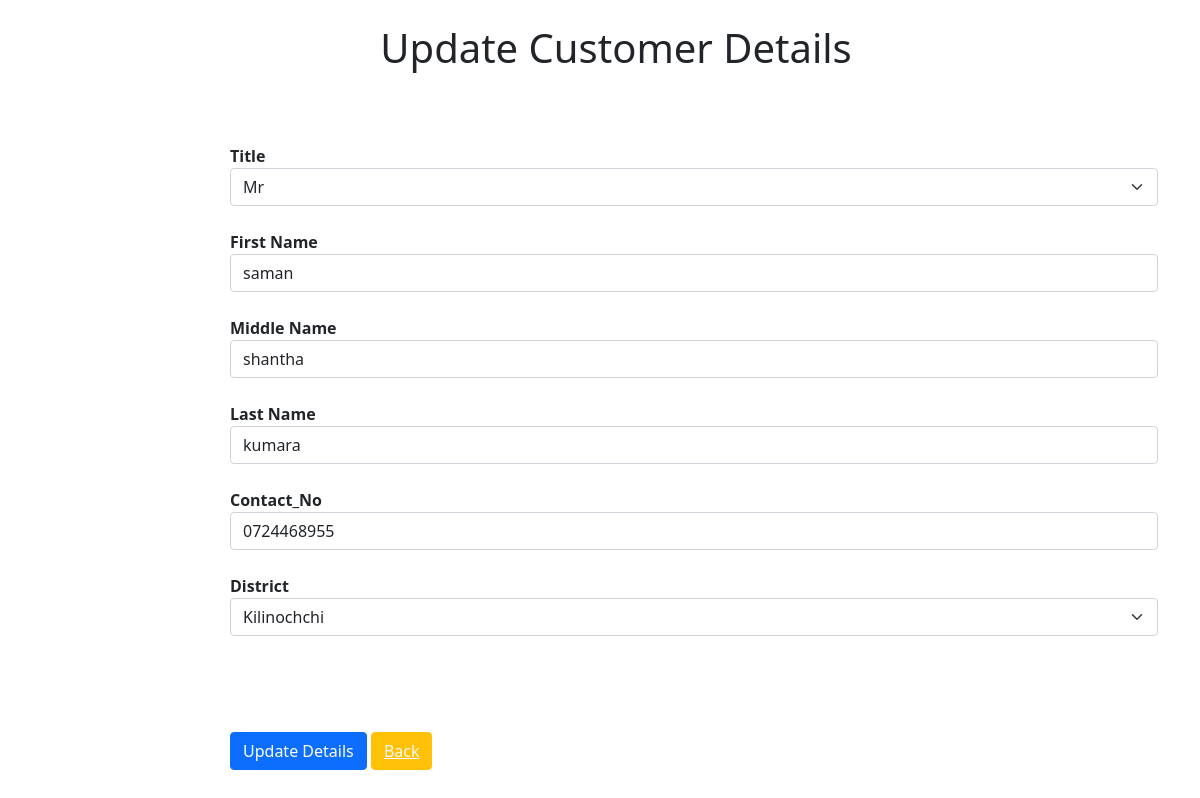
Page /PHP/Update_customer.php?updateid=1 on the committed database.
### tables this page shows
CREATE TABLE `customer` (
  `id` int(11) NOT NULL,
  `title` varchar(20) NOT NULL,
  `first_name` varchar(50) NOT NULL,
  `middle_name` varchar(50) NOT NULL,
  `last_name` varchar(50) NOT NULL,
  `contact_no` varchar(10) NOT NULL,
  `district` varchar(50) NOT NULL
);

### PHP/Update_customer.php (the view, shortened to what this page needs)
<?php
include 'connection.php';
$id=$_GET['updateid'];
$sql="select * from customer where id=$id";
$result=mysqli_query($con,$sql);
$row=mysqli_fetch_assoc($result);
$title=$row['title'];
$first_name=$row['first_name'];
$middle_name=$row['middle_name'];
$last_name=$row['last_name'];
$contact_no=$row['contact_no'];
$district=$row['district'];
?>
<!doctype html>
<html lang="en">
  <head>
    <link href="https://cdn.jsdelivr.net/npm/bootstrap@5.1.3/dist/css/bootstrap.min.css" rel="stylesheet">
  </head>
    <body>
       <br>
       <center><ul><h1> Update Customer Details </h1></ul></center>
    <div class="container my-5"style="padding-left:200px;">
        <form method ="post">
              <br/>
              <div class="form-group ">
              <label> <b>Title </b></label><br/>
               <select class="form-select" name="title"  required>
               <?php echo "<option value='". $title."'>" .$title ."</option>"; ?>
               </select>
            </div><br/>
            <div class="form-group">
            <label><b> First Name </b></label><br/>
            <input type="text" class="form-control"
            placeholder="Enter first name" name ="first_name"  value=<?php echo $first_name;?> required/>
            </div><br/>
            <div class="form-group">
            <label><b> Middle Name </b></label><br/>
            <input type="text" class="form-control"
            placeholder="Enter middle name" name ="middle_name"  value=<?php echo $middle_name;?> required/>
            </div><br/>
            <div class="form-group">
            <label><b>Last Name </b> </label><br/>
            <input type="text" class="form-control"name="last_name" value=<?php echo $last_name;?> required/>
            </div>
            <br/>
           <div class="form-group">
            <label><b>Contact_No</b>  </label><br/>
            <input type="text" class="form-control"name="contact_no"  value=<?php echo $contact_no;?> required/>
            </div>
          <br/>
            <div class="form-group ">
            <label> <b>District </b></label><br/>
               <select class="form-select" name="district"  required>
               <?php echo "<option value='". $district."'>" .$district ."</option>"; ?>
               </select>
</div>
            <br/><br/>
            <button type="submit" class="btn btn-primary"name="submit">Update Details</button>
             <button class="btn btn-warning my-5"><a href="Display_customer.php"class="text-light">Back</a></button>
        </form>
        </div>
    </body>
</html>

### rows in the picture
customer: title "Mr", first_name "saman", middle_name "shantha", last_name "kumara", contact_no "0724468955", district "Kilinochchi"
